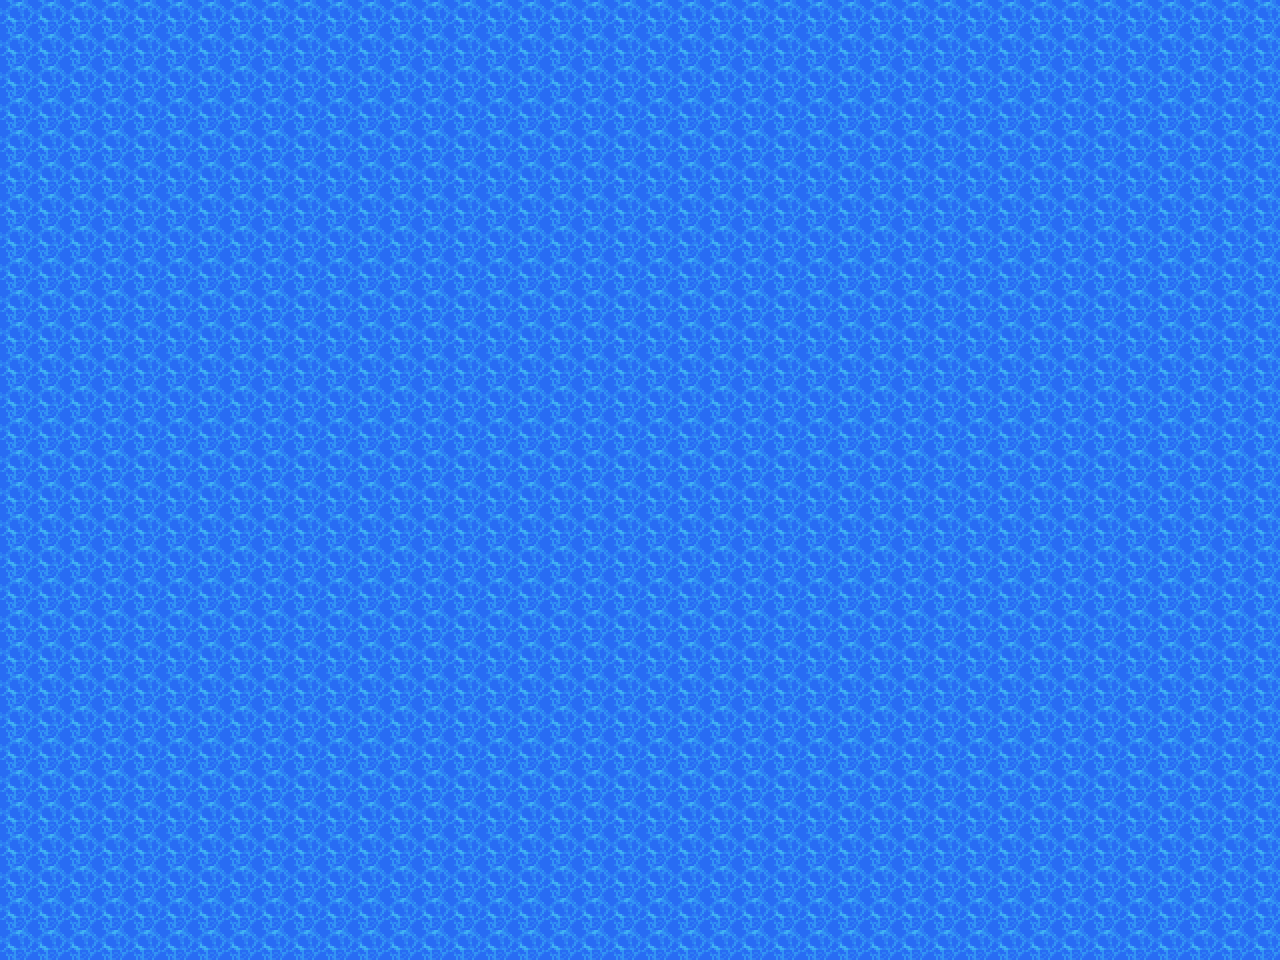

This is a level from a 2D game, rendered from its Tiled map with the project's own tilesets. A one-line summary and the map file follow, with tile-layer data summarised:
An orthogonal 40x30 tile map with 32x32 px tiles, 9 tile layers (1_1, 1_deco_1, 2_2, 2_deco_2, ...), 5 tilesets.

<map version="1.10" tiledversion="1.11.2" orientation="orthogonal" renderorder="left-up" width="40" height="30" tilewidth="32" tileheight="32" infinite="0" nextlayerid="13" nextobjectid="1">
  <tileset firstgid="1" source="../Tilesets/00Home.tsx" />
  <tileset firstgid="4257" source="../Tilesets/systemtags.tsx" />
  <tileset firstgid="4385" source="../Tilesets/passages.tsx" />
  <tileset firstgid="4529" source="../Tilesets/terrain_tag.tsx" />
  <tileset firstgid="4545" source="../Tilesets/borders.tsx" />
  <layer id="1" name="1_1" width="40" height="30">
    <data>[1200 cells, 1200 non-empty, 1 distinct tile ids]</data>
  </layer>
  <layer id="2" name="1_deco_1" width="40" height="30">
    <data>[1200 cells, 0 non-empty, 0 distinct tile ids]</data>
  </layer>
  <group id="3" name="z = 0" />
  <layer id="4" name="2_2" width="40" height="30">
    <data>[1200 cells, 0 non-empty, 0 distinct tile ids]</data>
  </layer>
  <layer id="5" name="2_deco_2" width="40" height="30">
    <data>[1200 cells, 0 non-empty, 0 distinct tile ids]</data>
  </layer>
  <group id="6" name="z = 1" />
  <layer id="7" name="3_3" width="40" height="30">
    <data>[1200 cells, 0 non-empty, 0 distinct tile ids]</data>
  </layer>
  <layer id="8" name="3_deco_3" width="40" height="30">
    <data>[1200 cells, 0 non-empty, 0 distinct tile ids]</data>
  </layer>
  <group id="9" name="z = 2" />
  <layer id="10" name="terrain_tags" width="40" height="30">
    <data>[1200 cells, 0 non-empty, 0 distinct tile ids]</data>
  </layer>
  <layer id="11" name="systemtags" width="40" height="30">
    <data>[1200 cells, 0 non-empty, 0 distinct tile ids]</data>
  </layer>
  <layer id="12" name="passages" width="40" height="30">
    <data>[1200 cells, 0 non-empty, 0 distinct tile ids]</data>
  </layer>
  <group id="13" name="info" />
</map>
